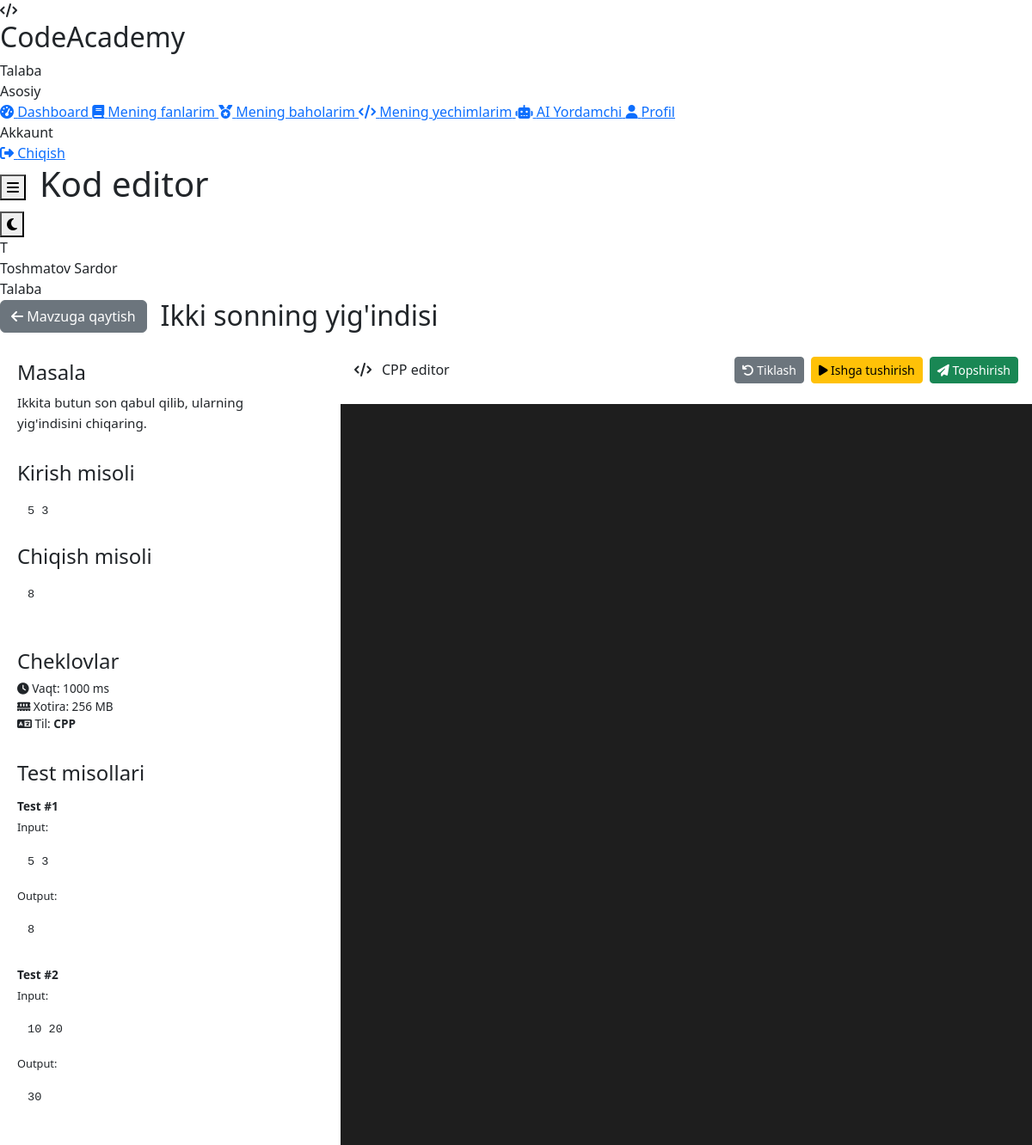
Screenshot of /student/code_editor.php?task_id=1 (signed in) with the database file from the repository.
### tables this page shows
CREATE TABLE `users` (
    `id` INT UNSIGNED AUTO_INCREMENT PRIMARY KEY,
    `full_name` VARCHAR(150) NOT NULL,
    `username` VARCHAR(50) NOT NULL UNIQUE,
    `email` VARCHAR(100) NOT NULL UNIQUE,
    `password` VARCHAR(255) NOT NULL,
    `role` ENUM('admin', 'teacher', 'student') NOT NULL DEFAULT 'student',
    `avatar` VARCHAR(255) DEFAULT 'default.png',
    `phone` VARCHAR(20) DEFAULT NULL,
    `status` ENUM('active', 'blocked', 'pending') NOT NULL DEFAULT 'active',
    `language` ENUM('uz', 'ru', 'en') NOT NULL DEFAULT 'uz',
    `last_login` TIMESTAMP NULL DEFAULT NULL,
    `created_at` TIMESTAMP DEFAULT CURRENT_TIMESTAMP,
    `updated_at` TIMESTAMP DEFAULT CURRENT_TIMESTAMP ON UPDATE CURRENT_TIMESTAMP,
    INDEX `idx_role` (`role`),
    INDEX `idx_status` (`status`)
);

CREATE TABLE `tasks` (
    `id` INT UNSIGNED AUTO_INCREMENT PRIMARY KEY,
    `topic_id` INT UNSIGNED NOT NULL,
    `title` VARCHAR(255) NOT NULL,
    `description` LONGTEXT NOT NULL,
    `input_example` TEXT,
    `output_example` TEXT,
    `time_limit` INT DEFAULT 1000 COMMENT 'Millisekundlarda',
    `memory_limit` INT DEFAULT 256 COMMENT 'MB',
    `difficulty` ENUM('easy', 'medium', 'hard') DEFAULT 'medium',
    `created_at` TIMESTAMP DEFAULT CURRENT_TIMESTAMP,
    FOREIGN KEY (`topic_id`) REFERENCES `topics`(`id`) ON DELETE CASCADE
);

CREATE TABLE `subjects` (
    `id` INT UNSIGNED AUTO_INCREMENT PRIMARY KEY,
    `name` VARCHAR(150) NOT NULL,
    `description` TEXT,
    `programming_language` ENUM('cpp', 'java', 'python', 'javascript', 'php', 'csharp') NOT NULL,
    `image` VARCHAR(255) DEFAULT 'default-subject.jpg',
    `created_by` INT UNSIGNED NOT NULL,
    `status` ENUM('active', 'inactive') DEFAULT 'active',
    `created_at` TIMESTAMP DEFAULT CURRENT_TIMESTAMP,
    `updated_at` TIMESTAMP DEFAULT CURRENT_TIMESTAMP ON UPDATE CURRENT_TIMESTAMP,
    FOREIGN KEY (`created_by`) REFERENCES `users`(`id`) ON DELETE CASCADE,
    INDEX `idx_language` (`programming_language`)
);

CREATE TABLE `test_cases` (
    `id` INT UNSIGNED AUTO_INCREMENT PRIMARY KEY,
    `task_id` INT UNSIGNED NOT NULL,
    `input_data` TEXT NOT NULL,
    `expected_output` TEXT NOT NULL,
    `is_hidden` BOOLEAN DEFAULT TRUE,
    `order_number` INT DEFAULT 0,
    FOREIGN KEY (`task_id`) REFERENCES `tasks`(`id`) ON DELETE CASCADE
);

### includes/auth.php (called while the page is built, shortened)
<?php
require_once __DIR__ . '/db.php';
class Auth {
    public static function isLoggedIn() {
        return true;
    }
    public static function user() {
        return db()->fetchOne("SELECT * FROM users WHERE id = ?", [$_SESSION['user_id']]);
    }
}

### includes/db.php (called while the page is built, shortened)
<?php
class Database {
    private static $instance = null;
    private $pdo;
    private function __construct() {
        try {
            $dsn = "mysql:host=" . DB_HOST . ";dbname=" . DB_NAME . ";charset=" . DB_CHARSET;
            $options = [
                PDO::ATTR_ERRMODE => PDO::ERRMODE_EXCEPTION,
                PDO::ATTR_DEFAULT_FETCH_MODE => PDO::FETCH_ASSOC,
                PDO::ATTR_EMULATE_PREPARES => false,
                PDO::MYSQL_ATTR_INIT_COMMAND => "SET NAMES utf8mb4 COLLATE utf8mb4_unicode_ci"
            ];
            $this->pdo = new PDO($dsn, DB_USER, DB_PASS, $options);
        } catch (PDOException $e) {
            if (DEBUG_MODE) {
                die("Database ulanish xatosi: " . $e->getMessage());
            } else {
                die("Database bilan ulanishda xatolik yuz berdi.");
            }
        }
    }
    public static function getInstance() {
        if (self::$instance === null) {
            self::$instance = new self();
        }
        return self::$instance;
    }
    public function query($sql, $params = []) {
        $stmt = $this->pdo->prepare($sql);
        $stmt->execute($params);
        return $stmt;
    }
    public function fetchOne($sql, $params = []) {
        return $this->query($sql, $params)->fetch();
    }
    public function fetchAll($sql, $params = []) {
        return $this->query($sql, $params)->fetchAll();
    }
}
function db() {
    return Database::getInstance();
}

### includes/functions.php (called while the page is built, shortened)
<?php
function e($string) {
    return htmlspecialchars($string ?? '', ENT_QUOTES, 'UTF-8');
}

### student/code_editor.php (the view, shortened to what this page needs)
<?php
$pageTitle = 'Kod editor';
require_once __DIR__ . '/../includes/auth.php';
require_once __DIR__ . '/../includes/functions.php';
$studentId = $_SESSION['user_id'];
$taskId = (int)($_GET['task_id'] ?? 0);
$task = db()->fetchOne(
    "SELECT t.*, tp.title as topic_title, tp.subject_id, s.programming_language
     FROM tasks t
     JOIN topics tp ON t.topic_id = tp.id
     JOIN subjects s ON tp.subject_id = s.id
     JOIN subject_students ss ON s.id = ss.subject_id
     WHERE t.id = ? AND ss.student_id = ?", [$taskId, $studentId]
);
$language = $task['programming_language'];
$visibleTests = db()->fetchAll(
    "SELECT * FROM test_cases WHERE task_id = ? AND is_hidden = 0 ORDER BY order_number", [$taskId]
);
require_once __DIR__ . '/../includes/header.php';
?>
<div style="margin-bottom: 1rem; display: flex; align-items: center; gap: 1rem; flex-wrap: wrap;">
    <a href="<?= SITE_URL ?>/student/learn.php?subject_id=<?= $task['subject_id'] ?>&topic_id=<?= $task['topic_id'] ?>"
       class="btn btn-secondary">
        <i class="fas fa-arrow-left"></i> Mavzuga qaytish
    </a>
    <h2 style="margin: 0; flex: 1;"><?= e($task['title']) ?></h2>
    <span class="badge badge-<?= ['easy'=>'success','medium'=>'warning','hard'=>'danger'][$task['difficulty']] ?>">
    </span>
</div>
<div class="editor-layout">
    <div class="task-panel">
        <div class="task-section">
            <h4 style="margin: 0 0 0.5rem;">Masala</h4>
            <div style="font-size: 0.95rem; line-height: 1.6;">
                <?= nl2br(e($task['description'])) ?>
            </div>
        </div>
        <?php if ($task['input_example']): ?>
            <div class="task-section">
                <h4 style="margin: 0 0 0.5rem;">Kirish misoli</h4>
                <div class="io-block"><?= e($task['input_example']) ?></div>
                <h4 style="margin: 1rem 0 0.5rem;">Chiqish misoli</h4>
                <div class="io-block"><?= e($task['output_example']) ?></div>
            </div>
        <?php endif; ?>
        <div class="task-section">
            <h4 style="margin: 0 0 0.5rem;">Cheklovlar</h4>
            <div style="font-size: 0.85rem; color: var(--text-secondary);">
                <div><i class="fas fa-clock"></i> Vaqt: <?= $task['time_limit'] ?> ms</div>
                <div><i class="fas fa-memory"></i> Xotira: <?= $task['memory_limit'] ?> MB</div>
                <div><i class="fas fa-language"></i> Til: <strong><?= strtoupper($language) ?></strong></div>
            </div>
        </div>
        <?php if (!empty($visibleTests)): ?>
            <div class="task-section">
                <h4 style="margin: 0 0 0.75rem;">Test misollari</h4>
                <?php foreach ($visibleTests as $i => $t): ?>
                    <div style="margin-bottom: 1rem;">
                        <strong style="font-size: 0.85rem;">Test #<?= $i + 1 ?></strong>
                        <div style="font-size: 0.8rem; color: var(--text-tertiary); margin: 0.25rem 0;">Input:</div>
                        <div class="io-block"><?= e($t['input_data']) ?></div>
                        <div style="font-size: 0.8rem; color: var(--text-tertiary); margin: 0.25rem 0;">Output:</div>
                        <div class="io-block"><?= e($t['expected_output']) ?></div>
                    </div>
                <?php endforeach; ?>
            </div>
        <?php endif; ?>
    </div>
    <div class="editor-panel">
        <div class="editor-toolbar">
            <div style="display: flex; align-items: center; gap: 0.75rem;">
                <i class="fas fa-code" style="color: var(--primary);"></i>
                <span style="font-weight: 500;"><?= strtoupper($language) ?> editor</span>
            </div>
            <div style="display: flex; gap: 0.5rem;">
                <button class="btn btn-sm btn-secondary" onclick="resetCode()">
                    <i class="fas fa-undo"></i> Tiklash
                </button>
                <button class="btn btn-sm btn-warning" onclick="runCode()" id="runBtn">
                    <i class="fas fa-play"></i> Ishga tushirish
                </button>
                <button class="btn btn-sm btn-success" onclick="submitCode()" id="submitBtn">
                    <i class="fas fa-paper-plane"></i> Topshirish
                </button>
            </div>
        </div>
        <div class="editor-container" id="editor"></div>
    </div>
</div>
<?php
require_once __DIR__ . '/../includes/footer.php';
?>

### includes/header.php (shortened to what this page needs)
<?php
require_once __DIR__ . '/auth.php';
require_once __DIR__ . '/functions.php';
$user = Auth::user();
$role = $user['role'];
$currentPage = basename($_SERVER['PHP_SELF']);
$pageTitle = $pageTitle ?? 'Dashboard';
$menus = [
    'admin' => [
        ['url' => 'dashboard.php', 'icon' => 'fa-tachometer-alt', 'title' => 'Dashboard'],
        ['url' => 'users.php', 'icon' => 'fa-users', 'title' => 'Foydalanuvchilar'],
        ['url' => 'subjects.php', 'icon' => 'fa-book', 'title' => 'Fanlar'],
        ['url' => 'assignments.php', 'icon' => 'fa-link', 'title' => 'Biriktirish'],
        ['url' => 'reports.php', 'icon' => 'fa-chart-bar', 'title' => 'Hisobotlar'],
        ['url' => 'settings.php', 'icon' => 'fa-cog', 'title' => 'Sozlamalar'],
        ['url' => 'logs.php', 'icon' => 'fa-history', 'title' => 'Loglar'],
    ],
    'teacher' => [
        ['url' => 'dashboard.php', 'icon' => 'fa-tachometer-alt', 'title' => 'Dashboard'],
        ['url' => 'my_subjects.php', 'icon' => 'fa-book', 'title' => 'Mening fanlarim'],
        ['url' => 'topics.php', 'icon' => 'fa-list-alt', 'title' => 'Mavzular'],
        ['url' => 'questions.php', 'icon' => 'fa-question-circle', 'title' => 'Test savollari'],
        ['url' => 'tasks.php', 'icon' => 'fa-code', 'title' => 'Amaliy masalalar'],
        ['url' => 'monitoring.php', 'icon' => 'fa-eye', 'title' => 'Monitoring'],
        ['url' => 'reports.php', 'icon' => 'fa-chart-bar', 'title' => 'Hisobotlar'],
    ],
    'student' => [
        ['url' => 'dashboard.php', 'icon' => 'fa-tachometer-alt', 'title' => 'Dashboard'],
        ['url' => 'my_subjects.php', 'icon' => 'fa-book', 'title' => 'Mening fanlarim'],
        ['url' => 'grades.php', 'icon' => 'fa-medal', 'title' => 'Mening baholarim'],
        ['url' => 'my_submissions.php', 'icon' => 'fa-code', 'title' => 'Mening yechimlarim'],
        ['url' => 'ai_assistant.php', 'icon' => 'fa-robot', 'title' => 'AI Yordamchi'],
        ['url' => 'profile.php', 'icon' => 'fa-user', 'title' => 'Profil'],
    ]
];
$menu = $menus[$role] ?? [];
?>
<!DOCTYPE html>
<html lang="uz">
<head>
    <link href="https://cdnjs.cloudflare.com/ajax/libs/font-awesome/6.4.0/css/all.min.css" rel="stylesheet">
    <link href="https://cdn.jsdelivr.net/npm/bootstrap@5.3.0/dist/css/bootstrap.min.css" rel="stylesheet">
    <link rel="stylesheet" href="<?= SITE_URL ?>/assets/css/style.css">
</head>
<body>
    <div class="app-layout">
        <aside class="sidebar">
            <div class="sidebar-header">
                <div class="logo-icon">
                    <i class="fas fa-code"></i>
                </div>
                <div>
                    <h2>CodeAcademy</h2>
                    <span><?php
                        echo $role === 'admin' ? 'Admin Panel'
                            : ($role === 'teacher' ? 'O\'qituvchi' : 'Talaba');
                    ?></span>
                </div>
            </div>
            <nav class="sidebar-nav">
                <div class="sidebar-section">Asosiy</div>
                <?php foreach ($menu as $item): ?>
                    <a href="<?= SITE_URL ?>/<?= $role ?>/<?= $item['url'] ?>"
                       class="sidebar-link <?= $currentPage === $item['url'] ? 'active' : '' ?>">
                        <i class="fas <?= $item['icon'] ?>"></i>
                        <span><?= e($item['title']) ?></span>
                    </a>
                <?php endforeach; ?>
                <div class="sidebar-section">Akkaunt</div>
                <a href="<?= SITE_URL ?>/logout.php" class="sidebar-link"
                   data-confirm="Tizimdan chiqmoqchimisiz?">
                    <i class="fas fa-sign-out-alt"></i>
                    <span>Chiqish</span>
                </a>
            </nav>
        </aside>
        <div class="main-content">
            <header class="top-header">
                <div style="display: flex; align-items: center; gap: 1rem;">
                    <button class="menu-toggle">
                        <i class="fas fa-bars"></i>
                    </button>
                    <h1 class="page-title"><?= e($pageTitle) ?></h1>
                </div>
                <div class="header-actions">
                    <button class="theme-toggle" title="Mavzuni o'zgartirish">
                        <i class="fas fa-moon"></i>
                    </button>
                    <div class="user-menu">
                        <div class="user-avatar">
                            <?= strtoupper(substr($user['full_name'], 0, 1)) ?>
                        </div>
                        <div>
                            <div class="user-name"><?= e($user['full_name']) ?></div>
                            <div class="user-role">
                                <?= $role === 'admin' ? 'Administrator'
                                    : ($role === 'teacher' ? 'O\'qituvchi' : 'Talaba') ?>
                            </div>
                        </div>
                    </div>
                </div>
            </header>
            <main class="page-content fade-in">

### student/code_editor.php (style rules this page uses)
.editor-layout { display: grid; grid-template-columns: 380px 1fr; gap: 1rem; height: calc(100vh - var(--header-height) - 4rem); }
.task-panel { background: var(--bg-secondary); border: 1px solid var(--border); border-radius: var(--radius-md); overflow-y: auto; }
.editor-panel { display: flex; flex-direction: column; gap: 0.75rem; }
.editor-container { flex: 1; background: #1e1e1e; border: 1px solid var(--border); border-radius: var(--radius-md); overflow: hidden; min-height: 400px; }
.editor-toolbar { background: var(--bg-secondary); border: 1px solid var(--border); border-radius: var(--radius-md); padding: 0.75rem 1rem; display: flex; justify-content: space-between; align-items: center; gap: 1rem; flex-wrap: wrap; }
.task-section { padding: 1rem 1.25rem; border-bottom: 1px solid var(--border); }
.task-section:last-child { border-bottom: none; }
.io-block { background: var(--bg-tertiary); padding: 0.75rem; border-radius: var(--radius); font-family: 'JetBrains Mono', monospace; font-size: 0.85rem; margin: 0.5rem 0; white-space: pre-wrap; }

### rows the page displays
users: full_name "T", full_name "Toshmatov Sardor"
tasks: title "Ikki sonning yig'indisi", description "Ikkita butun son qabul qilib, ularning yig'indisini chiqaring.", input_example "5 3", output_example "8", time_limit "1000", memory_limit "256", subjects.programming_language "CPP"
test_cases: input_data "5 3", expected_output "8"
test_cases: input_data "10 20", expected_output "30"

### other values shown
$item['title'] "Dashboard"
$item['title'] "Mening fanlarim"
$item['title'] "Mening baholarim"
$item['title'] "Mening yechimlarim"
$item['title'] "AI Yordamchi"
$item['title'] "Profil"
$pageTitle "Kod editor"
